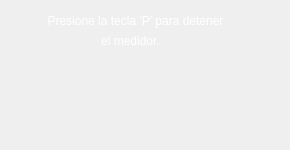
<?xml version="1.0" encoding="UTF-8"?>
<ui version="4.0">
 <class>Velocity</class>
 <widget class="QDialog" name="Velocity">
  <property name="geometry">
   <rect>
    <x>0</x>
    <y>0</y>
    <width>290</width>
    <height>150</height>
   </rect>
  </property>
  <property name="windowTitle">
   <string>Dialog</string>
  </property>
  <property name="windowIcon">
   <iconset resource="resources.qrc">
    <normaloff>:/Img/icon.png</normaloff>:/Img/icon.png</iconset>
  </property>
  <widget class="QLabel" name="label">
   <property name="geometry">
    <rect>
     <x>70</x>
     <y>60</y>
     <width>111</width>
     <height>61</height>
    </rect>
   </property>
   <property name="text">
    <string>&lt;html&gt;&lt;head/&gt;&lt;body&gt;&lt;p&gt;&lt;img src=&quot;:/Img/colors.png&quot;/&gt;&lt;/p&gt;&lt;/body&gt;&lt;/html&gt;</string>
   </property>
  </widget>
  <widget class="QLabel" name="lbl_pin">
   <property name="geometry">
    <rect>
     <x>160</x>
     <y>90</y>
     <width>16</width>
     <height>51</height>
    </rect>
   </property>
   <property name="text">
    <string>&lt;html&gt;&lt;head/&gt;&lt;body&gt;&lt;p&gt;&lt;img src=&quot;:/Img/pin.png&quot;/&gt;&lt;/p&gt;&lt;/body&gt;&lt;/html&gt;</string>
   </property>
  </widget>
  <widget class="QLabel" name="label_2">
   <property name="geometry">
    <rect>
     <x>0</x>
     <y>10</y>
     <width>271</width>
     <height>21</height>
    </rect>
   </property>
   <property name="styleSheet">
    <string notr="true">color: white;
font: 12pt &quot;MV Boli&quot;;</string>
   </property>
   <property name="text">
    <string>Presione la tecla 'P' para detener</string>
   </property>
   <property name="textFormat">
    <enum>Qt::PlainText</enum>
   </property>
   <property name="alignment">
    <set>Qt::AlignCenter</set>
   </property>
  </widget>
  <widget class="QLabel" name="label_3">
   <property name="geometry">
    <rect>
     <x>40</x>
     <y>30</y>
     <width>181</width>
     <height>21</height>
    </rect>
   </property>
   <property name="styleSheet">
    <string notr="true">color: white;
font: 12pt &quot;MV Boli&quot;;</string>
   </property>
   <property name="text">
    <string>el medidor.</string>
   </property>
   <property name="textFormat">
    <enum>Qt::PlainText</enum>
   </property>
   <property name="alignment">
    <set>Qt::AlignCenter</set>
   </property>
  </widget>
 </widget>
 <resources>
  <include location="resources.qrc"/>
 </resources>
 <connections/>
</ui>
